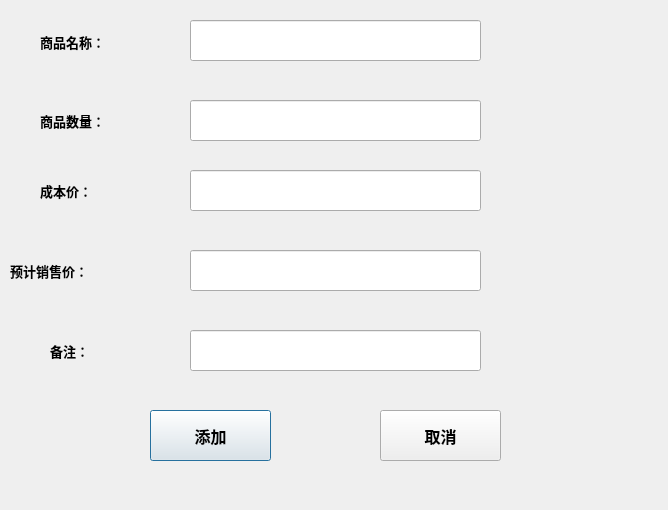
<?xml version="1.0" encoding="UTF-8"?>
<ui version="4.0">
 <class>AddNew</class>
 <widget class="QDialog" name="AddNew">
  <property name="geometry">
   <rect>
    <x>0</x>
    <y>0</y>
    <width>668</width>
    <height>510</height>
   </rect>
  </property>
  <property name="windowTitle">
   <string>Dialog</string>
  </property>
  <widget class="QPushButton" name="add">
   <property name="geometry">
    <rect>
     <x>150</x>
     <y>410</y>
     <width>121</width>
     <height>51</height>
    </rect>
   </property>
   <property name="font">
    <font>
     <family>Arial</family>
     <pointsize>12</pointsize>
     <weight>75</weight>
     <bold>true</bold>
    </font>
   </property>
   <property name="text">
    <string>添加</string>
   </property>
  </widget>
  <widget class="QLabel" name="label">
   <property name="geometry">
    <rect>
     <x>40</x>
     <y>21</y>
     <width>111</width>
     <height>41</height>
    </rect>
   </property>
   <property name="font">
    <font>
     <family>Arial</family>
     <pointsize>10</pointsize>
     <weight>75</weight>
     <bold>true</bold>
    </font>
   </property>
   <property name="text">
    <string>商品名称：</string>
   </property>
  </widget>
  <widget class="QLabel" name="label_2">
   <property name="geometry">
    <rect>
     <x>40</x>
     <y>100</y>
     <width>121</width>
     <height>41</height>
    </rect>
   </property>
   <property name="font">
    <font>
     <family>Arial</family>
     <pointsize>10</pointsize>
     <weight>75</weight>
     <bold>true</bold>
    </font>
   </property>
   <property name="text">
    <string>商品数量：</string>
   </property>
  </widget>
  <widget class="QLabel" name="label_3">
   <property name="geometry">
    <rect>
     <x>40</x>
     <y>170</y>
     <width>121</width>
     <height>41</height>
    </rect>
   </property>
   <property name="font">
    <font>
     <family>Arial</family>
     <pointsize>10</pointsize>
     <weight>75</weight>
     <bold>true</bold>
    </font>
   </property>
   <property name="text">
    <string>成本价：</string>
   </property>
  </widget>
  <widget class="QLabel" name="label_4">
   <property name="geometry">
    <rect>
     <x>10</x>
     <y>250</y>
     <width>151</width>
     <height>41</height>
    </rect>
   </property>
   <property name="font">
    <font>
     <family>Arial</family>
     <pointsize>10</pointsize>
     <weight>75</weight>
     <bold>true</bold>
    </font>
   </property>
   <property name="text">
    <string>预计销售价：</string>
   </property>
  </widget>
  <widget class="QLineEdit" name="name">
   <property name="geometry">
    <rect>
     <x>190</x>
     <y>20</y>
     <width>291</width>
     <height>41</height>
    </rect>
   </property>
  </widget>
  <widget class="QLineEdit" name="costPrice">
   <property name="geometry">
    <rect>
     <x>190</x>
     <y>170</y>
     <width>291</width>
     <height>41</height>
    </rect>
   </property>
  </widget>
  <widget class="QLineEdit" name="salePrice">
   <property name="geometry">
    <rect>
     <x>190</x>
     <y>250</y>
     <width>291</width>
     <height>41</height>
    </rect>
   </property>
  </widget>
  <widget class="QLabel" name="label_5">
   <property name="geometry">
    <rect>
     <x>50</x>
     <y>330</y>
     <width>101</width>
     <height>41</height>
    </rect>
   </property>
   <property name="font">
    <font>
     <family>Arial</family>
     <pointsize>10</pointsize>
     <weight>75</weight>
     <bold>true</bold>
    </font>
   </property>
   <property name="text">
    <string>备注：</string>
   </property>
  </widget>
  <widget class="QLineEdit" name="more">
   <property name="geometry">
    <rect>
     <x>190</x>
     <y>330</y>
     <width>291</width>
     <height>41</height>
    </rect>
   </property>
  </widget>
  <widget class="QLineEdit" name="number">
   <property name="geometry">
    <rect>
     <x>190</x>
     <y>100</y>
     <width>291</width>
     <height>41</height>
    </rect>
   </property>
  </widget>
  <widget class="QPushButton" name="cencle">
   <property name="geometry">
    <rect>
     <x>380</x>
     <y>410</y>
     <width>121</width>
     <height>51</height>
    </rect>
   </property>
   <property name="font">
    <font>
     <family>Arial</family>
     <pointsize>12</pointsize>
     <weight>75</weight>
     <bold>true</bold>
    </font>
   </property>
   <property name="text">
    <string>取消</string>
   </property>
  </widget>
 </widget>
 <resources/>
 <connections/>
</ui>
